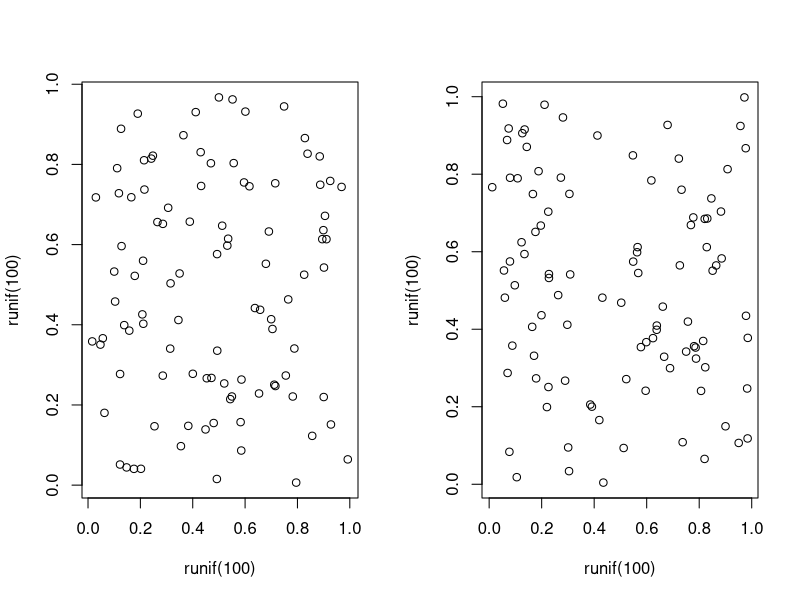
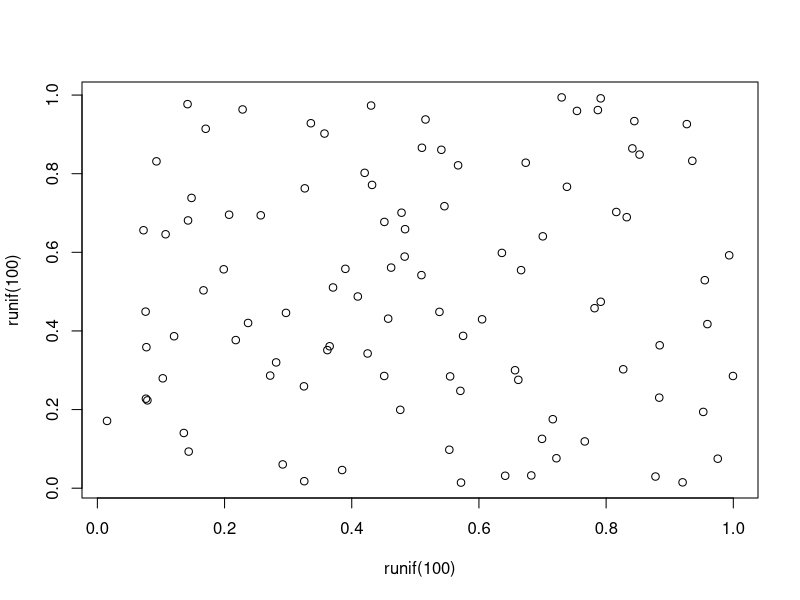

These charts were generated, in order, by the following R code:
## ---- chunk 1

## ---- chunk 2
op = par(mfrow = c(1, 2))
plot(runif(100), runif(100))
plot(runif(100), runif(100))
par(op)
plot(runif(100), runif(100))
